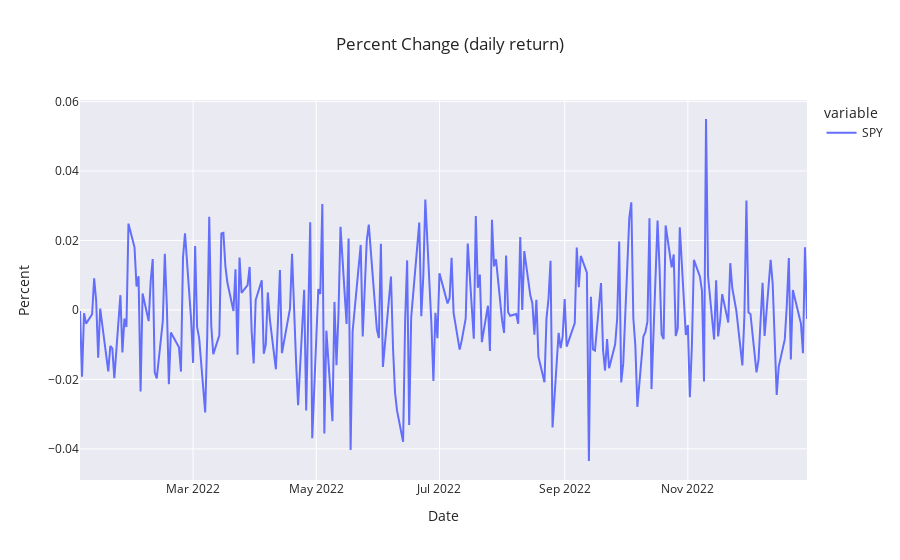

The code cell stored with this chart in its notebook:
### Code cell
plot_line(spy_pct_change, 'Date', 'Percent', 'Percent Change (daily return)')

### Figure 1 — Plotly figure (JSON) as saved in the notebook; plotly's stock layout.template omitted (floating-point values rounded to 4 significant figures; data arrays with more than 128 entries replaced by an {"elided": "..."} marker saying what was removed)
{"data": [{"hovertemplate": "variable=SPY<br>Date=%{x}<br>value=%{y}<extra></extra>", "legendgroup": "SPY", "line": {"color": "#636efa", "dash": "solid"}, "marker": {"symbol": "circle"}, "mode": "lines", "name": "SPY", "orientation": "v", "showlegend": true, "type": "scatter", "x": {"elided": "250 str values"}, "xaxis": "x", "y": {"elided": "250 float values"}, "yaxis": "y"}], "layout": {"legend": {"title": {"text": "variable"}, "tracegroupgap": 0}, "showlegend": true, "title": {"text": "Percent Change (daily return)"}, "xaxis": {"anchor": "y", "domain": [0, 1], "title": {"text": "Date"}}, "yaxis": {"anchor": "x", "domain": [0, 1], "title": {"text": "Percent"}}}}
